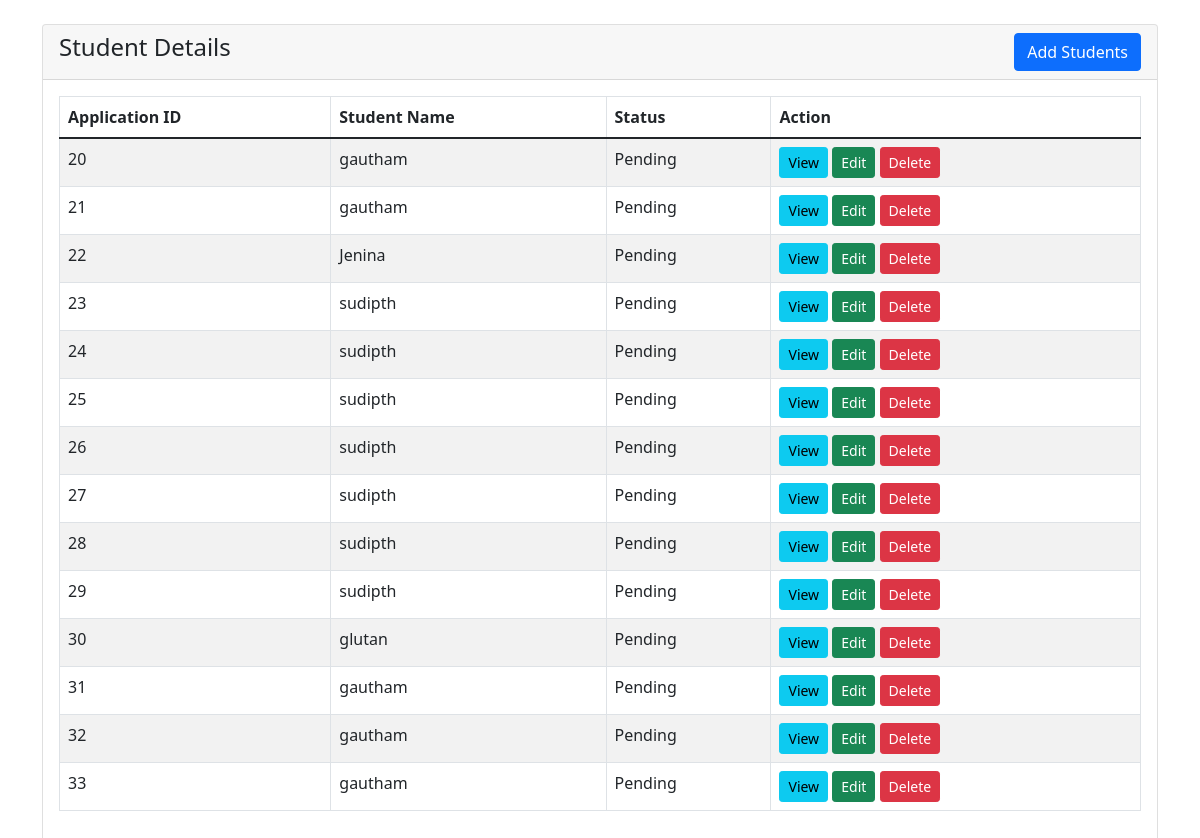
The page / on the database its author committed.
### tables this page shows
CREATE TABLE `form` (
  `mgapp_number` int(6) NOT NULL,
  `name` varchar(50) NOT NULL,
  `email` varchar(50) NOT NULL,
  `phone` bigint(10) NOT NULL,
  `address` varchar(50) NOT NULL,
  `aadhaar` int(50) NOT NULL,
  `religion` enum('hindu','chrisian','muslim') NOT NULL,
  `gender` enum('male','female','other') NOT NULL,
  `app_id` int(6) NOT NULL,
  `status` varchar(50) NOT NULL DEFAULT 'Pending'
);

### index.php (the view, shortened to what this page needs)
<?php
    require 'dbcon.php';
?>
<!doctype html>
<html lang="en">
  <head>
    <link href="https://cdn.jsdelivr.net/npm/bootstrap@5.1.3/dist/css/bootstrap.min.css" rel="stylesheet">
</head>
<body>
    <div class="container mt-4">
        <div class="row">
            <div class="col-md-12">
                <div class="card">
                    <div class="card-header">
                        <h4>Student Details
                            <a href="student-create.php" class="btn btn-primary float-end">Add Students</a>
                        </h4>
                    </div>
                    <div class="card-body">
                        <table class="table table-bordered table-striped">
                            <thead>
                                <tr>
                                    <th>Application ID</th>
                                    <th>Student Name</th>
                                    <th>Status</th>
                                    <th>Action</th>
                                </tr>
                            </thead>
                            <tbody>
                                <?php
                                    $query = "SELECT * FROM form";
                                    $query_run = mysqli_query($con, $query);
                                    if(mysqli_num_rows($query_run) > 0)
                                    {
                                        foreach($query_run as $student)
                                        {
                                            ?>
                                            <tr>
                                                <td><?= $student['app_id']; ?></td>
                                                <td><?= $student['name']; ?></td>
                                                <td><?= $student['status']; ?></td>
                                                <td>
                                                    <a href="student-view.php?id=<?= $student['app_id']; ?>" class="btn btn-info btn-sm">View</a>
                                                    <a href="student-edit.php?id=<?= $student['app_id']; ?>" class="btn btn-success btn-sm">Edit</a>
                                                    <form action="code.php" method="POST" class="d-inline">
                                                        <button type="submit" name="delete_student" value="<?=$student['app_id'];?>" class="btn btn-danger btn-sm">Delete</button>
                                                    </form>
                                                </td>
                                            </tr>
                                            <?php
                                        }
                                    }
                                    else
                                    {
                                        echo "<h5> No Record Found </h5>";
                                    }
                                ?>
                            </tbody>
                        </table>
                    </div>
                </div>
            </div>
        </div>
    </div>
</body>
</html>

### rows shown on the page
form: app_id "20", name "gautham", status "Pending"
form: app_id "21", name "gautham", status "Pending"
form: app_id "22", name "Jenina", status "Pending"
form: app_id "23", name "sudipth", status "Pending"
form: app_id "24", name "sudipth", status "Pending"
form: app_id "25", name "sudipth", status "Pending"
form: app_id "26", name "sudipth", status "Pending"
form: app_id "27", name "sudipth", status "Pending"
form: app_id "28", name "sudipth", status "Pending"
form: app_id "29", name "sudipth", status "Pending"
form: app_id "30", name "glutan", status "Pending"
form: app_id "31", name "gautham", status "Pending"
form: app_id "32", name "gautham", status "Pending"
form: app_id "33", name "gautham", status "Pending"
